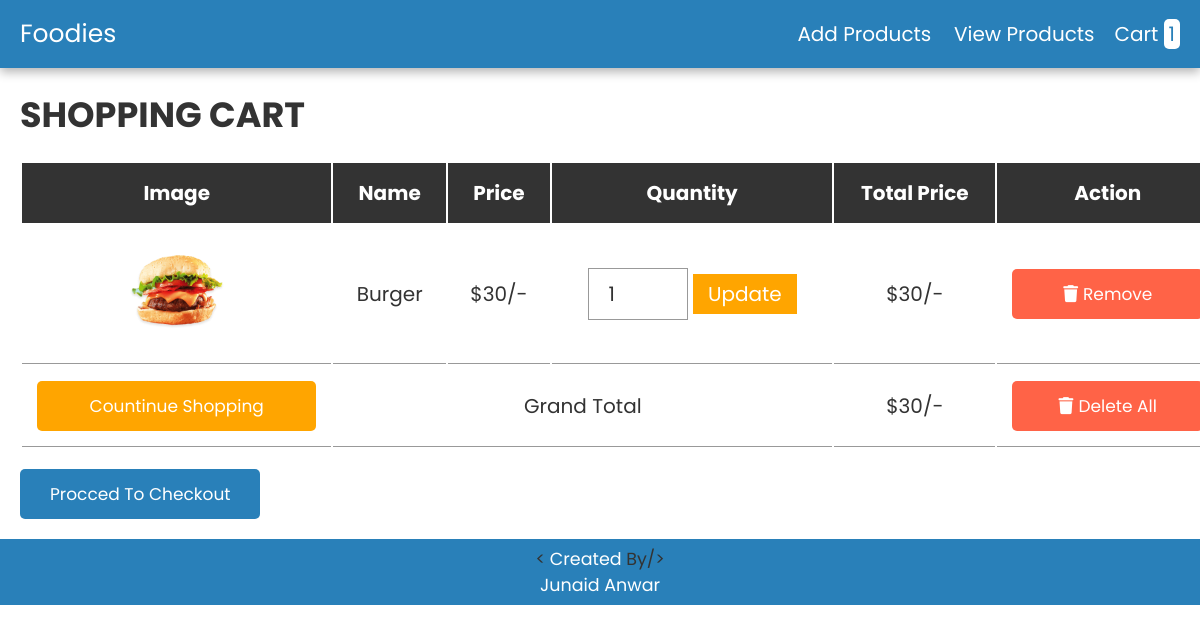
The app's page /cart.php with its own data.
### tables this page shows
CREATE TABLE `cart` (
  `id` int(11) NOT NULL,
  `name` varchar(50) NOT NULL,
  `price` varchar(100) NOT NULL,
  `image` varchar(255) NOT NULL,
  `quantity` int(11) NOT NULL
);

### cart.php (the view, shortened to what this page needs)
<?php
@include 'config.php';
?>
<!DOCTYPE html>
<html lang="en">
<head>
   <link rel="stylesheet" href="https://cdnjs.cloudflare.com/ajax/libs/font-awesome/6.0.0/css/all.min.css">
   <link rel="stylesheet" href="css/style.css">
</head>
<body>
<?php include 'header.php'; ?>
<div class="container">
<section class="shopping-cart">
   <h1 class="heading">shopping cart</h1>
   <table>
      <thead>
         <th>image</th>
         <th>name</th>
         <th>price</th>
         <th>quantity</th>
         <th>total price</th>
         <th>action</th>
      </thead>
      <tbody>
         <?php
               $select_cart=mysqli_query($conn,"SELECT * FROM `cart`");
               $grand_total=0;
               if(mysqli_num_rows($select_cart)>0){
               while($fetch_cart=mysqli_fetch_assoc($select_cart)){
          ?>
      <tr >
         <td><img src="uploaded_img/<?php echo $fetch_cart['image']; ?>" height="100"alt=""></td>
         <td><?php echo $fetch_cart['name']; ?></td>
         <td>$<?php echo number_format($fetch_cart['price']); ?>/-</td>
         <td>
            <form action=""method="post">
               <input type="number"min=1 name="update_quantity" value="<?php echo $fetch_cart['quantity'];?>">
               <input type="submit" value="update" name="update_update_btn" >
            </form>
         </td>
         <td>
            $<?php echo $sub_total= number_format($fetch_cart['price'] * $fetch_cart['quantity']); ?>/-
         </td>
         <td><a href="cart.php?remove=<?php echo $fetch_cart['id'];?>"onclick="return
         confirm('remove item form cart?')"class="delete-btn"><i class="fas fa-trash"></i>Remove</a></td>
      </tr>
          <?php
          $grand_total += $sub_total;
            };
          };
          ?>
      <tr >
        <td><a href="products.php"class="option-btn" style="margin-top: 0;">Countinue Shopping</a></td>
        <td colspan="3">Grand Total</td>
        <td>$<?php echo $grand_total; ?>/-</td>
        <td><a href="cart.php?delete_all"onclick="return confirm('r you sure you want to delete all?')"
        class="delete-btn"><i class="fas fa-trash"></i>Delete all</a></td>
      </tr>
   </tbody>
   </table>
<div class="checkout-btn">
   <a href="checkout.php" class="btn <?= ($grand_total > 1)?'':'disabled'; ?>">Procced To Checkout</a>
</div>
</section>
</div>
</body>
</html>

### css/style.css (style rules this page uses)
:root { --blue:#2980b9; --red:tomato; --orange:#ffa500; --black:#333; --white:#fff; --bg-color:#eee; --dark-bg:rgba(0,0,0,.7); --box-shadow:0 .5rem 1rem rgba(0,0,0,.1); --border:.1rem solid #999; }
* { font-family: 'Poppins', sans-serif; margin:0; padding:0; box-sizing: border-box; outline: none; border:none; text-decoration: none; text-transform: capitalize; }
html { font-size: 62.5%; overflow-x: hidden; }
.container { max-width: 1200px; margin:0 auto; }
section { padding:2rem; }
.heading { text-align: center; font-size: 3.5rem; text-transform: uppercase; color:var(--black); margin-bottom: 2rem; }
.btn, .option-btn, .delete-btn { display: block; width: 100%; text-align: center; background-color: var(--blue); color:var(--white); font-size: 1.7rem; padding:1.2rem 3rem; border-radius: .5rem; cursor: pointer; margin-top: 1rem; }
.option-btn i, .delete-btn i { padding-right: .5rem; }
.option-btn { background-color: var(--orange); }
.delete-btn { margin-top: 0; background-color: var(--red); }
.footer { background-color: var(--blue); display: flex; align-items: center; flex-direction: column; width: 100%; padding: 7px; color:var(--white); }
.shopping-cart table { text-align: center; width: 100%; }
.shopping-cart table thead th { padding:1.5rem; font-size: 2rem; color:var(--white); background-color: var(--black); }
.shopping-cart table tr td { border-bottom: var(--border); padding:1.5rem; font-size: 2rem; color:var(--black); }
.shopping-cart table input[type="number"] { border: var(--border); padding:1rem 2rem; font-size: 2rem; color:var(--black); width: 10rem; }
.shopping-cart table input[type="submit"] { padding:.5rem 1.5rem; cursor: pointer; font-size: 2rem; background-color: var(--orange); color:var(--white); }
.shopping-cart .checkout-btn { text-align: center; margin-top: 1rem; }
.shopping-cart .checkout-btn a { display: inline-block; width: auto; }
@media (max-width:1200px) { .shopping-cart { overflow-x: scroll; } }
@media (max-width:1200px) { .shopping-cart table { width: 120rem; } }
@media (max-width:1200px) { .shopping-cart .heading { text-align: left; } }
@media (max-width:1200px) { .shopping-cart .checkout-btn { text-align: left; } }

### records on screen
cart: image (picture), name "Burger", price "30", update_quantity "1"

### other values on screen
$row_count "1"
$grand_total "30"
